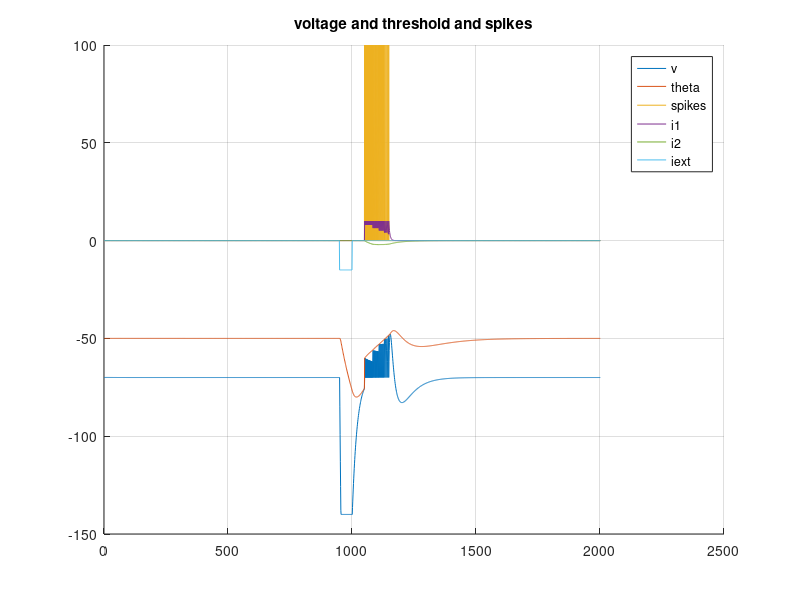

The MATLAB script that drew this image:
% parameters
% 	# Define simulation and model parameters dictionary
% params = {'k1': 0.2,             # I₁ decay term
%           'k2': 0.02,            # I₂ decay term
%           'b': 0.01,             # Θ decay term
%           'R1': 0.0,             # I₁ update constant
%           'R2': 1.0,             # I₂ update constant
%           'El': -70.0,           # Reverse potential
%           'Vr': -70.0,           # Resting potential
%           'Thetar': -60.0,       # Resting threshold
%           'a': 0.000,            # Specifier of spike response
%           'A1': 0.0,             # I₁ additive update constant
%           'A2': 0.0,             # I₂ additive update constant
%           'G': 0.05,             # Membrane potential decay term
%           'C': 1.0,              # Membrane capacitance
%           'ThetaInf': -50.0}       # Reverse threshold
close all;clear all;

k1=0.2;k2=0.02;b=0.01;R1=0.0;R2=1.0;
El=-70.0;Vr=-70.0;Thetar=-60.0;G=0.05;C=1.0;ThetaInf=-50.0;

% k2=0.01;

% a = 0.005; A1 = 10; A2 = -0.6;
a = 0.010; A1 = 10; A2 = -0.15;

t_simulate = 2000;
dt = 1; % may be 1ms
tspan = 0:dt:t_simulate;

i1 = zeros(1, length(tspan));
i2 = zeros(1, length(tspan));
v = zeros(1, length(tspan));
theta = zeros(1, length(tspan));
spikes = zeros(1, length(tspan));
iext = zeros(1, length(tspan));
iext(950:1000) = -15;
% iext(950:1000) = 300;

% params for phasic burst and rebound burst
% a = 0.009; A1 = 15; A2 = -0.6; 

% params fo tonic spike through spike for +ve current
% a = 0; A1 = 0; A2 = 0; 

% 
% a = 0.005; A1 = 10; A2 = -0.6;
% 
% % adjusting for realistic voltage values
% C = 3;
% b = 0.001;
% a = 0.01;

% IC=(0.01, 0.001, -70.0, -50.0)
% initial conditions
i1(1) = 0.01;
i2(1) = 0.001;
v(1) =-70.0 ;
theta(1) = -50.0;

% temporrary
x = [];
for t=2:length(tspan)
    i1(t) = i1(t-1) + dt*(-k1*i1(t-1));
%     if t > 940 && t < 960
%         disp("-----------------")
%         disp(dt*(-k1*i1(t-1)))
%     end
    i2(t) = i2(t-1) + dt*(-k2*i2(t-1));
    v(t) = v(t-1) + dt*(1/C)*(iext(t-1)+ i1(t-1) + i2(t-1) - G*(v(t-1) - El));
%     if t > 1000 && t < 1050
%         disp(dt*(1/C)*(iext(t-1)+ i1(t-1) + i2(t-1) - G*(v(t-1) - El)))
%         disp(i1(t-1))
%         disp(i2(t-1))
%         disp(i2(t-1))
%         disp(-G*(v(t-1) - El))
%         disp('------------------------')
%     end
    theta(t) = theta(t-1) + dt*( a*(v(t-1) - El) - b*(theta(t-1) - ThetaInf)  );
    if v(t) < -140
        v(t)= -140;
    end
    if v(t) > theta(t)
        i1(t) = R1*i1(t) + A1;
        i2(t) = R2*i2(t) + A2;
        v(t) = Vr;
        theta(t) = max(Thetar, theta(t));

        spikes(t) = 1;
       x = [x, t];
    end
end

figure
    hold on
        plot(v)
        plot(theta)
        plot(spikes*100)
        plot(i1)
        plot(i2)
        plot(iext)
        legend('v', 'theta', 'spikes','i1','i2', 'iext')
        title('voltage and threshold and spikes')
    hold off
grid

a = x(1);b = length(x);c=x(end);
disp(a)
disp(c)
disp(b)
